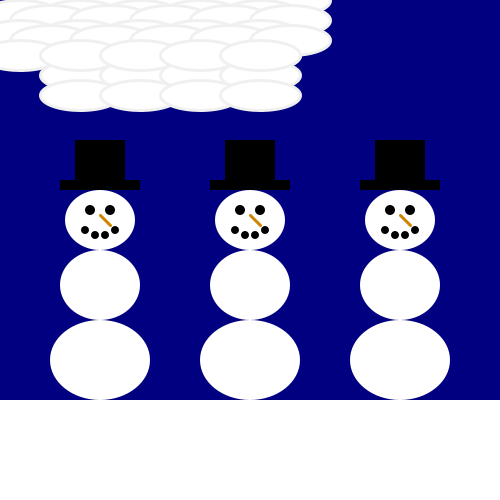
Frame 1 (no input)
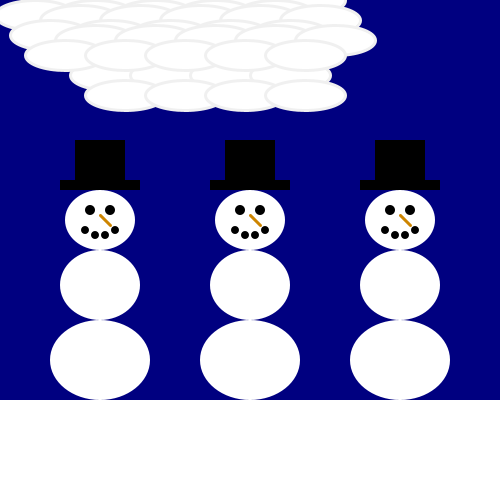
Frame 60 (the mouse pressed at the canvas centre just before this capture)
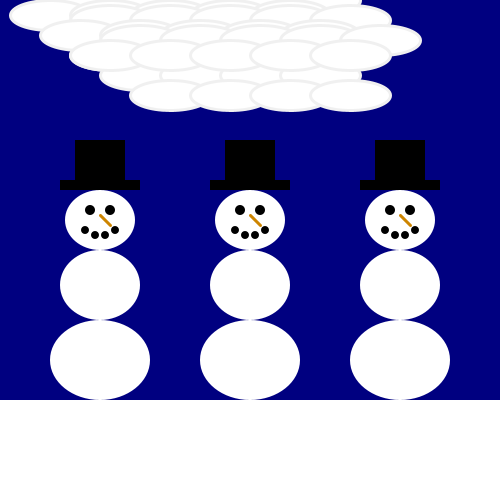
Frame 120 (the mouse held since frame 60 and released just before this capture)

The Processing sketch that drew these frames (run headless with seeded random() and noise(); from frame 60 on, the mouse is pressed at the canvas centre):

// Processing sketch: processing_76685
// ── processing_76685.pde

/*****************************************
 * Assignment 4
 * Name:         Louis Cipriano
 * E-mail:       lciprian@haverford.edu
 * Course:       CS 110 - Section 001
 * Submitted:    October 23, 2012
 * 
 * The following code depicts three snowmen in a winter nighttime snowfall.
 * Clouds appear and move when the program is run . Clicking the mouse and each subsequent click displays more clouds (on area mouse was clicked) that move.
 * Snow falls from the sky and continually falls the first time the mouse is clicked.
 * Please see the attached word document for a more full description.
 ***********************************************/
 
Snowman mySnowman1; //declare snowman1
Snowman mySnowman2; //declare snowman 2
Snowman mySnowman3; //declare snowman3
Snowflake [] snowflakes = new Snowflake[100]; // declare array of snowflakes that fall

boolean mouseClickedOnce = false; //for snow and clouds to stay on screen & continue to fall when mouseClicked and boolean becomes true
int idxCloudIndex = 0; //shows where to save next new object
int MaxNumObjects = 3; //maximun number of cloud clusters that can be displayed at once
Cloud [] clouds = new Cloud [MaxNumObjects]; // declare array of clusters of clouds that move

void setup () {
  size (500, 500);
  smooth ();
  //initialize snowmen
  mySnowman1 = new Snowman(100, 360, 100, 80);
  mySnowman2 = new Snowman(250, 360, 100, 80);
  mySnowman3 = new Snowman(400, 360, 100, 80);

//for loop to initialize snowflake array - includes color, random location values, and falling speed
  for (int i = 0; i<snowflakes.length; i++) {
    snowflakes[i] = new Snowflake(color(255), random(width), random(height), 1/20.0);
  }
  
  //for loop to initialize cloud array - includes color, starting location values, and speed
  for (int i = 0; i<clouds.length; i++) {
    clouds[i] = new Cloud(color(255), 50, i*20, (i+1)/4.0);
  }
}

void draw () {
  noStroke();
  fill(255);
  rect(0, 400, width, height); //makes ground covered in white snow
  fill(0, 0, 128);
  rect(0, 0, width, 400); //makes blue night sky

  //call dislay method for snowmen objects
  mySnowman1.display();
  mySnowman2.display();
  mySnowman3.display();

//move and display cloud clusters
  for (int i = 0; i < clouds.length; i++) {
    if (clouds[i] != null) { //to test each element of the cloud array to see if it is a object or is empty
      clouds[i].move(); //clouds move - speed declared in void move
      clouds[i].display(); //clouds displayed - clouds to be displayed are made in constructor
    }
  }
//display snowflakes and make them fall when mouse is clicked
  if (mouseClickedOnce) { //snow falls when mouse is clicked one time
    for (int i = 0; i < snowflakes.length; i++) {
      snowflakes[i].fall(); //snow falls from sky - speed of falling snow declared in void fall
      snowflakes[i].display(); // snowflakes displayed - snowflakes to be displayed are made in constructor
    }
  }
}

//mouseClicked allows more clouds to appear and move on the location where the mouse was clicked
void mouseClicked () { 
  mouseClickedOnce = true; //makes clouds remain in picture after mouse is clicked
  clouds[idxCloudIndex] = new Cloud(color(255), mouseX, mouseY, (idxCloudIndex+1)/4.0); //each click, new clouds will appear on spot mouse is clicked and move 
  idxCloudIndex = (idxCloudIndex + 1) % MaxNumObjects; //increment the index into clouds - stays within range between 0 and MaxNumObjects
}

class Snowman { //define snowman class and declare variables to build snowman
  int X;
  int Y;
  int w;
  int h;

  Snowman (int tempx, int tempy, int tempw, int temph) { //constructor snowman
    X = tempx;
    Y = tempy;
    w = tempw;
    h = temph;
  }

  void display () { //function to display snowman
    //snowman's body - 3 balls of snow
    noStroke();
    fill(255);
    ellipse( X, Y, w, h); //base of snowman
    ellipse(X, Y-75, w-20, h-10); //middle of snowman
    ellipse(X, Y- 140, w - 30, h - 20); //head of snowman

    //snowman's eyes - made to look like they were made with black rocks
    fill(0);
    ellipse(X-10, Y-150, 10, 10);
    ellipse(X+10, Y-150, 10, 10);

    //snowman's nose - made to look like it wa made with an orange carrot
    stroke(205, 133, 0);
    strokeCap(ROUND);
    strokeWeight(3);
    line(X, Y-145, X+10, Y-135);

    //snowman's smile - made to look like it was made with black rocks
    noStroke();
    fill(0);
    ellipse(X-15, Y-130, 8, 8);
    ellipse(X-5, Y-125, 8, 8);
    ellipse(X+5, Y-125, 8, 8);
    ellipse(X+15, Y-130, 8, 8);

    //SNOWMAN'S HAT

    fill(0);
    rect(X-40, Y-180, 80, 10);
    rect(X-25, Y-220, 50, 40);
  }
}

class Snowflake { //define snowflake class and declare variables
  color c;
  float xpos;
  float ypos;
  float yspeed;

  Snowflake(color c_, float xpos_, float ypos_, float yspeed_) { //constructor for snowflake 
    c=c_;
    xpos = xpos_;
    ypos = ypos_;
    yspeed = yspeed_;
  }

  void display () { //function to display snowflakes
    ellipseMode(CENTER);
    fill(255);
    stroke(255);
    ellipse(xpos, ypos, 10, 20); //snowflake
  }

  void fall() { //makes snow fall from sky
    ypos = ypos + yspeed*10; //speed of snow falling
    if (ypos > height ) {
      ypos = 0;
    }
  }
}

class Cloud { //define cloud class and declare variables
  color c;
  float x;
  float y;
  float xspeed;

  Cloud(color c_, float x_, float y_, float xspeed_) { //constuctor for cloud clusters
    c=c_;
    x = x_;
    y = y_;
    xspeed = xspeed_;
  }

  void display() { //function to display clouds
    stroke(240);
    fill(255);
    //cloud cluster
    ellipse(x, y, 80, 30);
    ellipse(x+60, y, 80, 30);
    ellipse(x+120, y, 80, 30);
    ellipse(x+180, y, 80, 30);
    ellipse(x+240, y, 80, 30);
    ellipse(x-30, y+15, 80, 30);
    ellipse(x+30, y+15, 80, 30);
    ellipse(x+90, y+15, 80, 30);
    ellipse(x+150, y+15, 80, 30);
    ellipse(x+210, y+15, 80, 30);
    ellipse(x+30, y+55, 80, 30);
    ellipse(x+90, y+55, 80, 30);
    ellipse(x+150, y+55, 80, 30);
    ellipse(x+210, y+55, 80, 30);
  }


  void move () { //function to allow clouds move
    x = x + xspeed; //speed clouds move
    if (x > width ) {
      x = 0;
    }
  }
}
